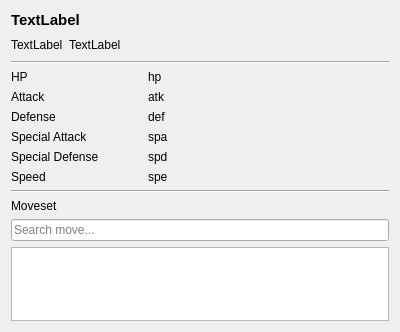
<?xml version="1.0" encoding="UTF-8"?>
<ui version="4.0">
 <class>PokemonPopup</class>
 <widget class="QDialog" name="PokemonPopup">
  <property name="geometry">
   <rect>
    <x>0</x>
    <y>0</y>
    <width>400</width>
    <height>332</height>
   </rect>
  </property>
  <property name="windowTitle">
   <string>Dialog</string>
  </property>
  <layout class="QVBoxLayout" name="verticalLayout">
   <item>
    <widget class="QLabel" name="nameLabel">
     <property name="font">
      <font>
       <pointsize>11</pointsize>
       <bold>true</bold>
      </font>
     </property>
     <property name="text">
      <string>TextLabel</string>
     </property>
    </widget>
   </item>
   <item>
    <layout class="QHBoxLayout" name="horizontalLayout">
     <item>
      <widget class="QLabel" name="type1Label">
       <property name="text">
        <string>TextLabel</string>
       </property>
      </widget>
     </item>
     <item>
      <widget class="QLabel" name="type2Label">
       <property name="text">
        <string>TextLabel</string>
       </property>
      </widget>
     </item>
     <item>
      <spacer name="horizontalSpacer">
       <property name="orientation">
        <enum>Qt::Orientation::Horizontal</enum>
       </property>
       <property name="sizeHint" stdset="0">
        <size>
         <width>40</width>
         <height>20</height>
        </size>
       </property>
      </spacer>
     </item>
    </layout>
   </item>
   <item>
    <widget class="Line" name="line">
     <property name="orientation">
      <enum>Qt::Orientation::Horizontal</enum>
     </property>
    </widget>
   </item>
   <item>
    <layout class="QGridLayout" name="gridLayout">
     <item row="3" column="0">
      <widget class="QLabel" name="label_5">
       <property name="text">
        <string>Special Attack</string>
       </property>
      </widget>
     </item>
     <item row="0" column="0">
      <widget class="QLabel" name="label_2">
       <property name="text">
        <string>HP</string>
       </property>
      </widget>
     </item>
     <item row="4" column="2">
      <widget class="StatBar" name="spdStatBar" native="true"/>
     </item>
     <item row="3" column="2">
      <widget class="StatBar" name="spaStatBar" native="true"/>
     </item>
     <item row="2" column="2">
      <widget class="StatBar" name="defStatBar" native="true"/>
     </item>
     <item row="5" column="0">
      <widget class="QLabel" name="label_7">
       <property name="text">
        <string>Speed</string>
       </property>
      </widget>
     </item>
     <item row="1" column="0">
      <widget class="QLabel" name="label_3">
       <property name="text">
        <string>Attack</string>
       </property>
      </widget>
     </item>
     <item row="2" column="0">
      <widget class="QLabel" name="label_4">
       <property name="text">
        <string>Defense</string>
       </property>
      </widget>
     </item>
     <item row="0" column="2">
      <widget class="StatBar" name="hpStatBar" native="true"/>
     </item>
     <item row="5" column="2">
      <widget class="StatBar" name="speStatBar" native="true"/>
     </item>
     <item row="4" column="0">
      <widget class="QLabel" name="label_6">
       <property name="sizePolicy">
        <sizepolicy hsizetype="Maximum" vsizetype="Preferred">
         <horstretch>0</horstretch>
         <verstretch>0</verstretch>
        </sizepolicy>
       </property>
       <property name="text">
        <string>Special Defense             </string>
       </property>
      </widget>
     </item>
     <item row="1" column="2">
      <widget class="StatBar" name="atkStatBar" native="true"/>
     </item>
     <item row="0" column="1">
      <widget class="QLabel" name="hpNumLabel">
       <property name="text">
        <string>hp</string>
       </property>
      </widget>
     </item>
     <item row="1" column="1">
      <widget class="QLabel" name="atkNumLabel">
       <property name="text">
        <string>atk</string>
       </property>
      </widget>
     </item>
     <item row="2" column="1">
      <widget class="QLabel" name="defNumLabel">
       <property name="text">
        <string>def</string>
       </property>
      </widget>
     </item>
     <item row="3" column="1">
      <widget class="QLabel" name="spaNumLabel">
       <property name="text">
        <string>spa</string>
       </property>
      </widget>
     </item>
     <item row="4" column="1">
      <widget class="QLabel" name="spdNumLabel">
       <property name="sizePolicy">
        <sizepolicy hsizetype="Maximum" vsizetype="Preferred">
         <horstretch>0</horstretch>
         <verstretch>0</verstretch>
        </sizepolicy>
       </property>
       <property name="text">
        <string>spd</string>
       </property>
      </widget>
     </item>
     <item row="5" column="1">
      <widget class="QLabel" name="speNumLabel">
       <property name="text">
        <string>spe</string>
       </property>
      </widget>
     </item>
    </layout>
   </item>
   <item>
    <widget class="Line" name="line_2">
     <property name="orientation">
      <enum>Qt::Orientation::Horizontal</enum>
     </property>
    </widget>
   </item>
   <item>
    <widget class="QLabel" name="label">
     <property name="text">
      <string>Moveset</string>
     </property>
    </widget>
   </item>
   <item>
    <widget class="QLineEdit" name="lineEdit">
     <property name="placeholderText">
      <string>Search move...</string>
     </property>
    </widget>
   </item>
   <item>
    <widget class="QListWidget" name="moveListWidget"/>
   </item>
  </layout>
 </widget>
 <customwidgets>
  <customwidget>
   <class>StatBar</class>
   <extends>QWidget</extends>
   <header>assets.ui.stats_bar_widget</header>
   <container>1</container>
  </customwidget>
 </customwidgets>
 <resources/>
 <connections/>
</ui>
